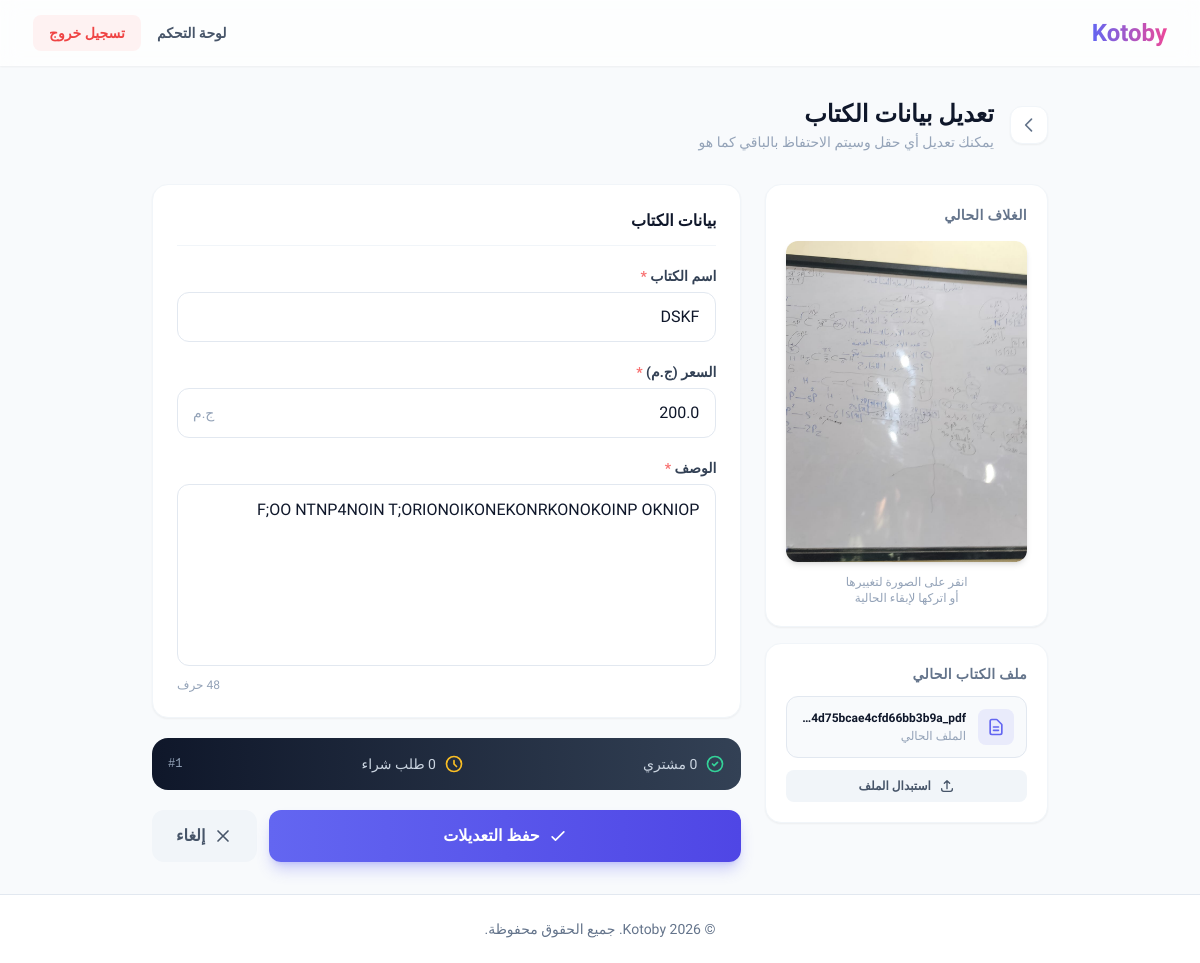
Screenshot of /admin/edit_book/1 (signed in) with the database file from the repository.
### models.py (models this page shows)
class Book(db.Model):
    id = db.Column(db.Integer, primary_key=True)
    title = db.Column(db.String(150), nullable=False)
    description = db.Column(db.Text, nullable=False)
    price = db.Column(db.Float, nullable=False)
    cover_filename = db.Column(db.String(250), nullable=False)
    book_filename = db.Column(db.String(250), nullable=False)
    purchases = db.relationship('Purchase', backref='book', lazy=True)
    requests = db.relationship('PurchaseRequest', backref='book', lazy=True)

### routes.py (the view, shortened to what this page needs)
@main_bp.route('/admin/edit_book/<int:book_id>', methods=['GET', 'POST'])
@login_required
def admin_edit_book(book_id):
    if not current_user.is_admin:
        abort(403)
    book = Book.query.get_or_404(book_id)
    return render_template('edit_book.html', book=book)

### app.py (called while the page is built)
@login_manager.user_loader
def load_user(user_id):
    return User.query.get(int(user_id))

### templates/edit_book.html (shortened to what this page needs)
{% extends "base.html" %}
{% block content %}
<div class="max-w-4xl mx-auto">
    <div class="flex items-center gap-4 mb-8">
        <a href="{{ url_for('main.admin_dashboard') }}" class="p-2 bg-white rounded-xl shadow-sm border border-slate-100 text-slate-500 hover:text-primary hover:border-primary/30 transition">
            <svg class="w-5 h-5" fill="none" stroke="currentColor" viewBox="0 0 24 24">
                <path stroke-linecap="round" stroke-linejoin="round" stroke-width="2" d="M15 19l-7-7 7-7"/>
            </svg>
        </a>
        <div>
            <h1 class="text-2xl font-extrabold text-dark">تعديل بيانات الكتاب</h1>
            <p class="text-slate-400 text-sm mt-0.5">يمكنك تعديل أي حقل وسيتم الاحتفاظ بالباقي كما هو</p>
        </div>
    </div>
    <form action="{{ url_for('main.admin_edit_book', book_id=book.id) }}" method="POST" enctype="multipart/form-data">
        <div class="grid grid-cols-1 lg:grid-cols-3 gap-6">
            <div class="lg:col-span-1 space-y-4">
                <div class="bg-white rounded-2xl shadow-sm border border-slate-100 p-5">
                    <h3 class="text-sm font-bold text-slate-500 uppercase tracking-wide mb-4">الغلاف الحالي</h3>
                    <div class="relative group rounded-xl overflow-hidden shadow-md">
                        <img id="coverPreview"
                             src="{{ url_for('static', filename='uploads/covers/' ~ book.cover_filename) }}"
                             alt="{{ book.title }}"
                             class="w-full aspect-[3/4] object-cover">
                        <label for="coverInput" class="absolute inset-0 cursor-pointer"></label>
                    </div>
                    <p class="text-xs text-slate-400 text-center mt-3">انقر على الصورة لتغييرها<br>أو اتركها لإبقاء الحالية</p>
                </div>
                <div class="bg-white rounded-2xl shadow-sm border border-slate-100 p-5">
                    <h3 class="text-sm font-bold text-slate-500 uppercase tracking-wide mb-3">ملف الكتاب الحالي</h3>
                    <div class="flex items-center gap-3 p-3 bg-slate-50 rounded-xl border border-slate-200">
                        <div class="w-9 h-9 bg-primary/10 rounded-lg flex items-center justify-center flex-shrink-0">
                            <svg class="w-5 h-5 text-primary" fill="none" stroke="currentColor" viewBox="0 0 24 24">
                                <path stroke-linecap="round" stroke-linejoin="round" stroke-width="2" d="M9 12h6m-6 4h6m2 5H7a2 2 0 01-2-2V5a2 2 0 012-2h5.586a1 1 0 01.707.293l5.414 5.414a1 1 0 01.293.707V19a2 2 0 01-2 2z"/>
                            </svg>
                        </div>
                        <div class="min-w-0 flex-1">
                            <p class="text-xs font-semibold text-dark truncate">{{ book.book_filename }}</p>
                            <p class="text-xs text-slate-400 mt-0.5">الملف الحالي</p>
                        </div>
                    </div>
                    <label for="bookFileInput" class="mt-3 w-full flex items-center justify-center gap-2 py-2 px-3 bg-slate-100 hover:bg-slate-200 text-slate-600 text-xs font-semibold rounded-lg cursor-pointer transition">
                        <svg class="w-4 h-4" fill="none" stroke="currentColor" viewBox="0 0 24 24">
                            <path stroke-linecap="round" stroke-linejoin="round" stroke-width="2" d="M4 16v1a3 3 0 003 3h10a3 3 0 003-3v-1m-4-8l-4-4m0 0L8 8m4-4v12"/>
                        </svg>
                        <span id="bookFileLabel">استبدال الملف</span>
                    </label>
                </div>
            </div>
            <div class="lg:col-span-2 space-y-5">
                <div class="bg-white rounded-2xl shadow-sm border border-slate-100 p-6 space-y-5">
                    <h3 class="text-base font-bold text-dark border-b border-slate-100 pb-3">بيانات الكتاب</h3>
                    <div>
                        <label class="block text-sm font-semibold text-slate-700 mb-1.5">
                            اسم الكتاب <span class="text-red-400">*</span>
                        </label>
                        <input type="text" name="title" value="{{ book.title }}" required
                               class="w-full px-4 py-3 border border-slate-200 rounded-xl text-dark
                                      focus:outline-none focus:ring-2 focus:ring-primary/30 focus:border-primary
                                      transition placeholder:text-slate-300"
                               placeholder="أدخل اسم الكتاب">
                    </div>
                    <div>
                        <label class="block text-sm font-semibold text-slate-700 mb-1.5">
                            السعر (ج.م) <span class="text-red-400">*</span>
                        </label>
                        <div class="relative">
                            <input type="number" name="price" value="{{ book.price }}" step="0.01" min="0" required
                                   class="w-full px-4 py-3 border border-slate-200 rounded-xl text-dark
                                          focus:outline-none focus:ring-2 focus:ring-primary/30 focus:border-primary
                                          transition placeholder:text-slate-300 pl-14"
                                   placeholder="0.00">
                            <span class="absolute left-4 top-1/2 -translate-y-1/2 text-slate-400 text-sm font-medium pointer-events-none">ج.م</span>
                        </div>
                    </div>
                    <div>
                        <label class="block text-sm font-semibold text-slate-700 mb-1.5">
                            الوصف <span class="text-red-400">*</span>
                        </label>
                        <textarea name="description" rows="6" required
                                  class="w-full px-4 py-3 border border-slate-200 rounded-xl text-dark
                                         focus:outline-none focus:ring-2 focus:ring-primary/30 focus:border-primary
                                         transition placeholder:text-slate-300 resize-none leading-relaxed"
                                  placeholder="اكتب وصفاً مفصلاً للكتاب...">{{ book.description }}</textarea>
                        <p class="text-xs text-slate-400 mt-1 text-left"><span id="charCount">0</span> حرف</p>
                    </div>
                </div>
                <div class="bg-gradient-to-r from-slate-900 to-slate-700 rounded-2xl p-4 flex items-center justify-between text-white">
                    <div class="flex items-center gap-2">
                        <svg class="w-5 h-5 text-emerald-400" fill="none" stroke="currentColor" viewBox="0 0 24 24">
                            <path stroke-linecap="round" stroke-linejoin="round" stroke-width="2" d="M9 12l2 2 4-4m6 2a9 9 0 11-18 0 9 9 0 0118 0z"/>
                        </svg>
                        <span class="text-sm font-medium text-slate-300">{{ book.purchases|length }} مشتري</span>
                    </div>
                    <div class="flex items-center gap-2">
                        <svg class="w-5 h-5 text-amber-400" fill="none" stroke="currentColor" viewBox="0 0 24 24">
                            <path stroke-linecap="round" stroke-linejoin="round" stroke-width="2" d="M12 8v4l3 3m6-3a9 9 0 11-18 0 9 9 0 0118 0z"/>
                        </svg>
                        <span class="text-sm font-medium text-slate-300">{{ book.requests|length }} طلب شراء</span>
                    </div>
                    <div class="text-xs text-slate-400 font-mono">#{{ book.id }}</div>
                </div>
                <div class="flex items-center gap-3">
                    <button type="submit"
                            class="flex-1 py-3.5 bg-gradient-to-r from-primary to-indigo-600 text-white font-bold rounded-xl
                                   hover:from-indigo-600 hover:to-primary shadow-lg shadow-primary/30
                                   transition transform hover:-translate-y-0.5 flex items-center justify-center gap-2">
                        <svg class="w-5 h-5" fill="none" stroke="currentColor" viewBox="0 0 24 24">
                            <path stroke-linecap="round" stroke-linejoin="round" stroke-width="2" d="M5 13l4 4L19 7"/>
                        </svg>
                        حفظ التعديلات
                    </button>
                    <a href="{{ url_for('main.admin_dashboard') }}"
                       class="px-6 py-3.5 bg-slate-100 text-slate-600 font-bold rounded-xl hover:bg-slate-200 transition flex items-center justify-center gap-2">
                        <svg class="w-5 h-5" fill="none" stroke="currentColor" viewBox="0 0 24 24">
                            <path stroke-linecap="round" stroke-linejoin="round" stroke-width="2" d="M6 18L18 6M6 6l12 12"/>
                        </svg>
                        إلغاء
                    </a>
                </div>
            </div>
        </div>
    </form>
</div>
{% endblock %}

### templates/base.html (style rules this page uses)
body { font-family: 'Cairo', sans-serif; background-color: #f8fafc; }

### rows the page displays
Book: cover_filename (picture), book_filename "book_0722cbc3d9d24d75bcae4cfd66bb3b9a_p…", title "DSKF", price "200.0", description "F;OO NTNP4NOIN T;ORIONOIKONEKONRKONOKOINP OKNIOP", id "1"

### other values shown
{{ book.requests|length }} "0"
